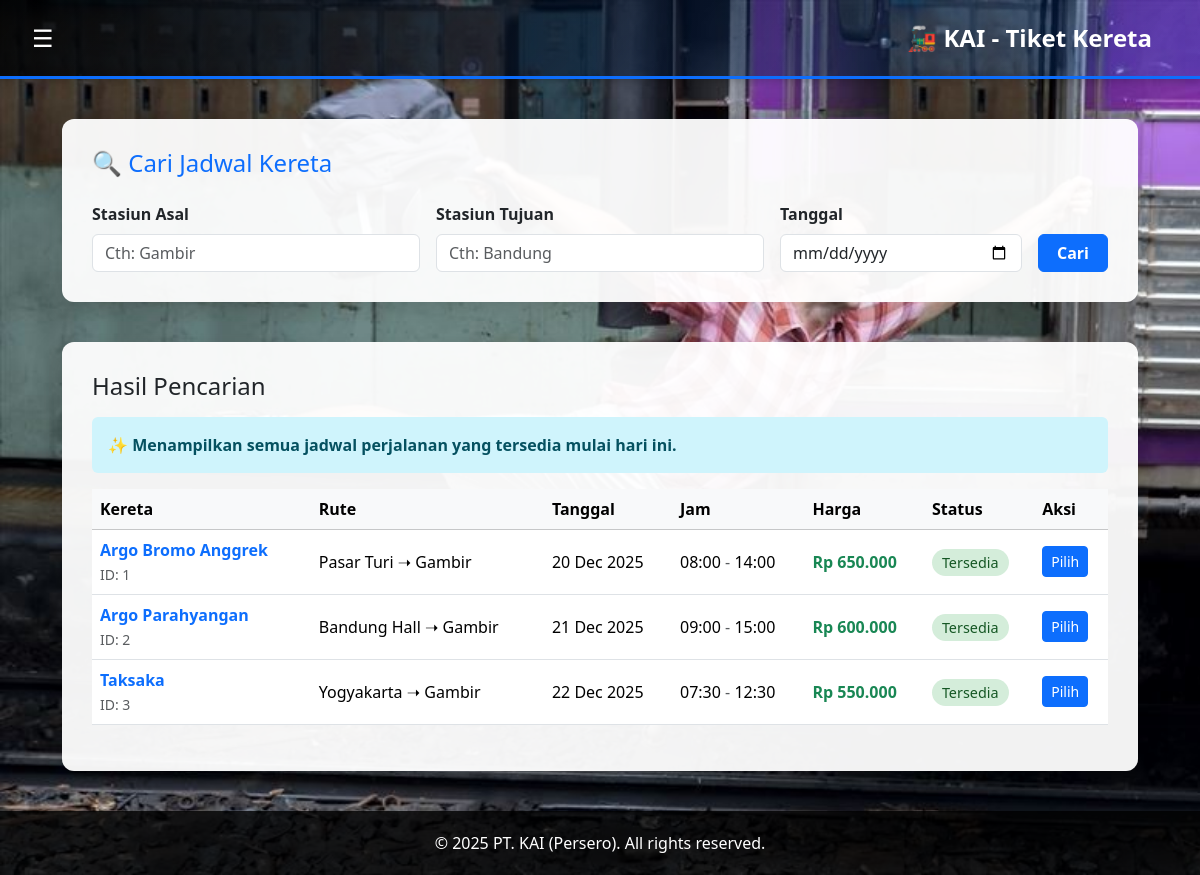
Screenshot of /search.php with the database file from the repository.
### tables this page shows
CREATE TABLE `schedules` (
  `schedule_id` int(11) NOT NULL,
  `train_id` int(11) NOT NULL,
  `origin_station_id` int(11) NOT NULL,
  `destination_station_id` int(11) NOT NULL,
  `departure_time` datetime NOT NULL,
  `arrival_time` datetime NOT NULL,
  `price` decimal(10,2) NOT NULL
);

CREATE TABLE `trains` (
  `train_id` int(11) NOT NULL,
  `train_name` varchar(100) NOT NULL,
  `total_carriages` int(11) DEFAULT 0
);

CREATE TABLE `stations` (
  `station_id` int(11) NOT NULL,
  `station_name` varchar(100) NOT NULL,
  `city` varchar(50) NOT NULL,
  `code` varchar(10) NOT NULL
);

### search.php (the view, shortened to what this page needs)
<?php
$conn = new mysqli('localhost', 'root', '', 'tiket kereta');
$origin = isset($_GET['origin']) ? trim($_GET['origin']) : '';
$destination = isset($_GET['destination']) ? trim($_GET['destination']) : '';
$today = date('Y-m-d');
$dateInput = isset($_GET['date']) ? trim($_GET['date']) : '';
if ($dateInput !== '' && $dateInput < $today) {
    $date = $today;
} else {
    $date = $dateInput;
}
$results = [];
$where = [];
$types = '';
$values = [];
if ($date !== '') {
    $where[] = "DATE(s.departure_time) = ?";
    $types .= 's';
    $values[] = $date;
} else {
    $where[] = "DATE(s.departure_time) >= ?";
    $types .= 's';
    $values[] = $today;
}
$sql = "SELECT s.schedule_id, s.train_id, t.train_name, o.station_name AS origin_name, d.station_name AS destination_name, s.departure_time, s.arrival_time, s.price
        FROM `schedules` s
        JOIN `trains` t ON s.train_id = t.train_id
        LEFT JOIN `stations` o ON s.origin_station_id = o.station_id
        LEFT JOIN `stations` d ON s.destination_station_id = d.station_id";
if (!empty($where)) {
    $sql .= ' WHERE ' . implode(' AND ', $where);
}
$sql .= " ORDER BY s.departure_time ASC LIMIT 500";
if ($conn) {
    $stmt = $conn->prepare($sql);
    if ($stmt) {
        if (!empty($values)) {
            $bind_names = [];
            $bind_names[] = $types;
            for ($i = 0; $i < count($values); $i++) {
                $bindVar = 'bind' . $i;
                $bind_names[] = &$$bindVar;
            }
            call_user_func_array([$stmt, 'bind_param'], $bind_names);
        }
        $stmt->execute();
        $res = $stmt->get_result();
        if ($res) {
            while ($row = $res->fetch_assoc()) {
                $results[] = $row;
            }
        }
    }
}
?>
<!doctype html>
<html lang="id">
<head>
  <link href="https://cdn.jsdelivr.net/npm/bootstrap@5.3.8/dist/css/bootstrap.min.css" rel="stylesheet"
>
</head>
<body>
  <nav class="navbar navbar-expand-lg navbar-dark sticky-top">
    <div class="container-fluid">
      <button class="sidebar-toggle" id="sidebarToggle" type="button">☰</button>
      <a class="navbar-brand fw-bold" href="home.php">🚂 KAI - Tiket Kereta</a>
    </div>
  </nav>
  <div class="container" style="max-width: 1100px;">
    <div class="content-section">
        <h4 class="mb-4 text-primary">🔍 Cari Jadwal Kereta</h4>
        <form method="get" class="row g-3">
          <div class="col-md-4">
            <label class="form-label fw-bold">Stasiun Asal</label>
            <input class="form-control" name="origin" value="<?= htmlspecialchars($origin) ?>" placeholder="Cth: Gambir">
          </div>
          <div class="col-md-4">
            <label class="form-label fw-bold">Stasiun Tujuan</label>
            <input class="form-control" name="destination" value="<?= htmlspecialchars($destination) ?>" placeholder="Cth: Bandung">
          </div>
          <div class="col-md-3">
            <label class="form-label fw-bold">Tanggal</label>
            <input type="date" class="form-control" name="date"
                   value="<?= htmlspecialchars($date) ?>"
                   min="<?= date('Y-m-d') ?>">
          </div>
          <div class="col-md-1 d-flex align-items-end">
            <button class="btn btn-primary w-100 fw-bold">Cari</button>
          </div>
        </form>
    </div>
    <div class="content-section">
        <h4 class="mb-3">Hasil Pencarian</h4>
        <?php if (empty($results)): ?>
          <div class="alert alert-danger">
            ❌ Tidak ada jadwal yang ditemukan. Coba ubah tanggal atau rute pencarian.
          </div>
        <?php else: ?>
          <?php if($origin === '' && $destination === '' && $dateInput === ''): ?>
             <div class="alert alert-info border-0 bg-info-subtle">
                <strong>✨ Menampilkan semua jadwal perjalanan yang tersedia mulai hari ini.</strong>
             </div>
          <?php else: ?>
             <p class="text-muted mb-3">Ditemukan <strong><?= count($results) ?></strong> jadwal sesuai pencarian.</p>
          <?php endif; ?>
          <div class="table-responsive">
            <table class="table table-hover align-middle">
              <thead class="table-light">
                <tr>
                  <th>Kereta</th>
                  <th>Rute</th>
                  <th>Tanggal</th>
                  <th>Jam</th>
                  <th>Harga</th>
                  <th>Status</th>
                  <th>Aksi</th>
                </tr>
              </thead>
              <tbody>
                <?php foreach ($results as $r):
                  $trainName = $r['train_name'] ?? 'N/A';
                  $scheduleId = (int)($r['schedule_id'] ?? 0);
                  $originName = $r['origin_name'] ?? '';
                  $destName = $r['destination_name'] ?? '';
                  $dep = isset($r['departure_time']) ? strtotime($r['departure_time']) : null;
                  $arr = isset($r['arrival_time']) ? strtotime($r['arrival_time']) : null;
                  $dateStr = $dep ? date('d M Y', $dep) : '';
                  $depTime = $dep ? date('H:i', $dep) : '';
                  $arrTime = $arr ? date('H:i', $arr) : '';
                  $price = $r['price'] ?? 0;
                ?>
                  <tr>
                    <td>
                      <span class="fw-bold text-primary"><?= htmlspecialchars($trainName) ?></span><br>
                      <small class="text-muted">ID: <?= htmlspecialchars($scheduleId) ?></small>
                    </td>
                    <td>
                        <?= htmlspecialchars($originName) ?> ➝ <?= htmlspecialchars($destName) ?>
                    </td>
                    <td>
                        <?= htmlspecialchars($dateStr) ?>
                    </td>
                    <td>
                        <?= htmlspecialchars($depTime) ?> <span class="text-muted">-</span> <?= htmlspecialchars($arrTime) ?>
                    </td>
                    <td class="fw-bold text-success">Rp <?= number_format($price, 0, ',', '.') ?></td>
                    <td>
                      <?php
                        $status = ($dep && $dep > time()) ? 'Tersedia' : 'Selesai';
                        $statusClass = ($status == 'Tersedia') ? 'status-active' : 'status-delayed';
                      ?>
                      <span class="<?= $statusClass ?>"><?= $status ?></span>
                    </td>
                    <td>
                      <?php if ($scheduleId > 0 && $status == 'Tersedia'): ?>
                        <a href="booking_detail.php?schedule_id=<?= $scheduleId ?>" class="btn btn-sm btn-primary">Pilih</a>
                      <?php else: ?>
                        <button class="btn btn-sm btn-secondary" disabled>—</button>
                      <?php endif; ?>
                    </td>
                  </tr>
                <?php endforeach; ?>
              </tbody>
            </table>
          </div>
        <?php endif; ?>
    </div>
  </div>
  <footer>
    <p class="mb-0">&copy; 2025 PT. KAI (Persero). All rights reserved.</p>
  </footer>
</body>
</html>

### search.php (style rules this page uses)
body { background-image: url('background.jpg'); background-size: cover; background-attachment: fixed; background-color: #f4f6f8; min-height: 100vh; margin: 0; padding: 0; }
.navbar { background: linear-gradient(135deg, rgba(0, 0, 0, 0.9) 0%, rgba(13, 110, 253, 0.2) 100%) !important; border-bottom: 3px solid #0d6efd; box-shadow: 0 2px 8px rgba(0, 0, 0, 0.2); padding: 15px 20px; }
.navbar-brand { font-size: 1.5rem; margin-left: 0 !important; }
.sidebar-toggle { background: none; border: none; color: white; font-size: 1.5rem; cursor: pointer; padding: 0; margin-right: 15px; }
.content-section { background-color: rgba(255, 255, 255, 0.95); border-radius: 12px; padding: 30px; margin-top: 40px; box-shadow: 0 8px 32px rgba(0, 0, 0, 0.15); margin-bottom: 40px; }
.status-active { background: #d4edda; color: #155724; padding: 4px 10px; border-radius: 14px; font-size: 0.9rem; }
footer { text-align: center; color: white; margin-top: 20px; padding: 20px; background-color: rgba(0, 0, 0, 0.8); }

### rows the page displays
schedules: train.train_name "Argo Bromo Anggrek", schedule_id "1", origin_station.station_name "Pasar Turi", destination_station.station_name "Gambir", departure_time "20 Dec 2025", departure_time "08:00", arrival_time "14:00", price "650.000"
schedules: train.train_name "Argo Parahyangan", schedule_id "2", origin_station.station_name "Bandung Hall", destination_station.station_name "Gambir", departure_time "21 Dec 2025", departure_time "09:00", arrival_time "15:00", price "600.000"
schedules: train.train_name "Taksaka", schedule_id "3", origin_station.station_name "Yogyakarta", destination_station.station_name "Gambir", departure_time "22 Dec 2025", departure_time "07:30", arrival_time "12:30", price "550.000"
